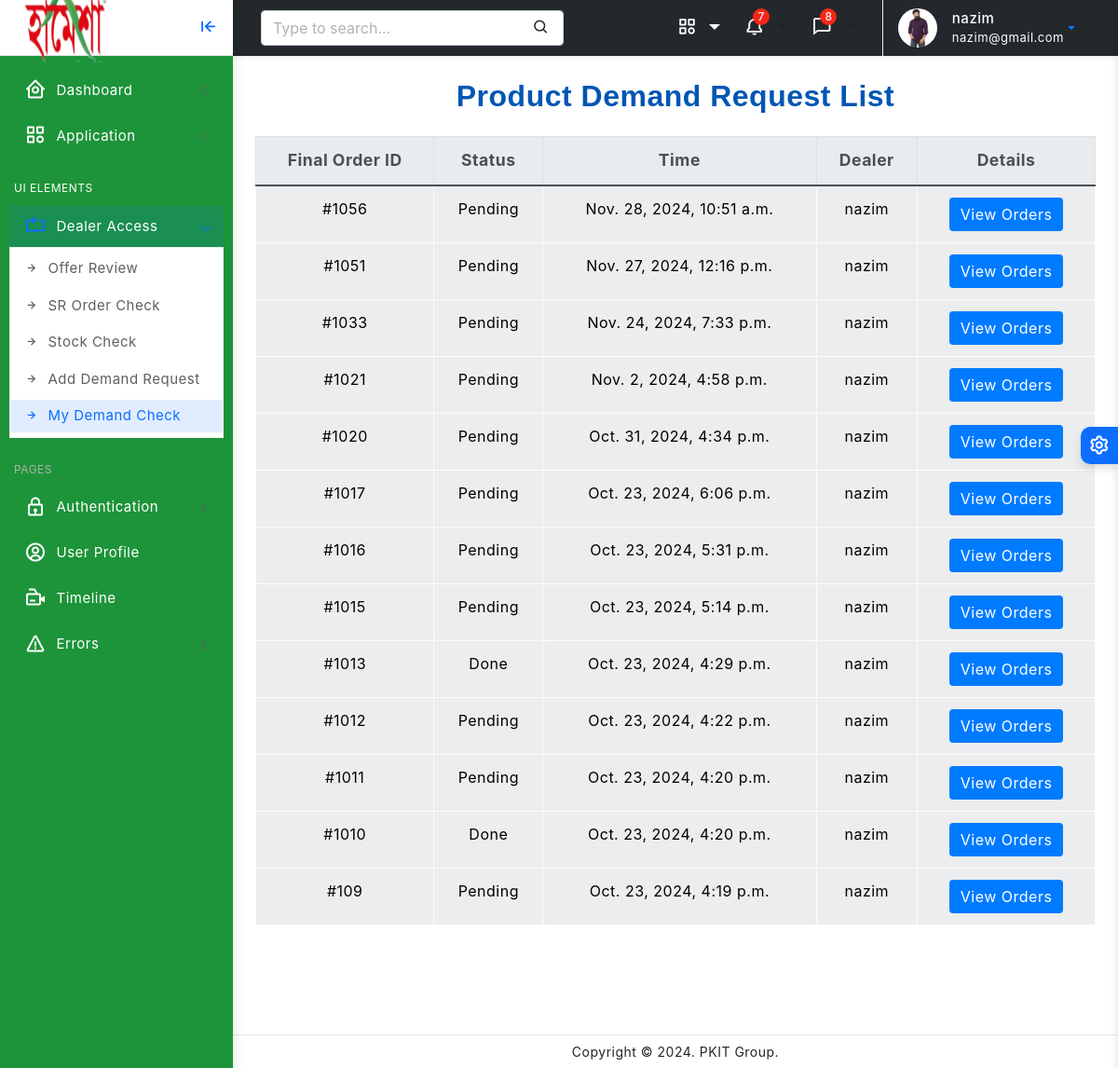
The page /demand/check/ (signed in) on the database its author committed.
### user/models.py (models this page shows, shortened)
class Profile(models.Model):
    customer = models.OneToOneField(User, on_delete=models.CASCADE)
    address = models.CharField(max_length=200)
    phone = models.CharField(max_length=50)
    image = models.ImageField(default='default.png', upload_to='profile_images')
    nid = models.CharField(max_length=20, unique=True, blank=True, null= True)
    title= models.CharField(max_length=40, blank=True, null= True)
    salary = models.DecimalField(max_digits=10, decimal_places=2, blank=True, null= True)
    joining_date = models.DateField(blank=True, null= True)
    HEAD_OFFICE = 'HEAD_OFFICE'
    FACTORY = 'FACTORY'
    OTHERS='OTHERS'
    JOB_LOCATION_CHOICES = [
        (HEAD_OFFICE, 'Head Office'),
        (FACTORY, 'Factory'),
        (OTHERS, 'others'),
    ]
    job_location = models.CharField(max_length=20, choices=JOB_LOCATION_CHOICES, blank=True, null= True)
    zones = models.ManyToManyField(Zone, blank=True, verbose_name="Dealer Zones")
    products = models.ManyToManyField(Product, blank=True, verbose_name="Dealer Products")

### dashboard/models.py (models this page shows, shortened)
class DealerOrder(models.Model):
    dealer = models.ForeignKey(User, on_delete=models.CASCADE)
    created_at = models.DateTimeField(auto_now_add=True, verbose_name="Date Created")
    status = models.CharField(max_length=20, choices=DemandStatus, default='Pending')
    products = models.ManyToManyField(DealerProductNeed, verbose_name="Select Orders")

### dashboard/decorators.py (the view)
        def wrapper(request, *args, **kwargs):
            group = None
            if request.user.groups.exists():
                group = request.user.groups.all()[0].name
            if group in allowed_roles:
                return view_func(request, *args, **kwargs)
            else:
                return HttpResponse('You are not authorized to view this page')

### dashboard/models.py (called while the page is built)
    def net_amount(self):
        if self.product is None:
            return 0
        return self.demand_quantity * self.product.product_dp

    def gross_amount(self):
        if self.product is None:
            return 0
        return self.demand_quantity * self.product.product_dp

### templates/dashboard/dealer_demand_check.html (shortened to what this page needs)
{% extends 'partials/base0.html' %}
{% load static %}
{% block content %}
<div class="page-wrapper">
    <div class="page-content">
        <h2 class="text-center mb-4">Product Demand Request List</h2>
        <table class="table table-hover table-striped table-bordered">
            <thead class="thead-light">
                <tr>
                    <th scope="col">Final Order ID</th>
                    <th scope="col">Status</th>
                    <th scope="col">Time</th>
                    <th scope="col">Dealer</th>
                    <th scope="col">Details</th>
                </tr>
            </thead>
            <tbody>
                {% for final_order in final_orders %}
                <tr class="table-light">
                    <td>#10{{ final_order.id }}</td>
                    <td>{{ final_order.status }}</td>
                    <td>{{ final_order.created_at }}</td>
                    <td>{{ final_order.dealer }}</td>
                    <td>
                        <button type="button" class="btn btn-primary" data-toggle="collapse" data-target="#orderDetails-{{ final_order.id }}">
                            View Orders
                        </button>
                    </td>
                </tr>
                {% endfor %}
            </tbody>
        </table>
        <link rel="stylesheet" href="https://stackpath.bootstrapcdn.com/bootstrap/4.3.1/css/bootstrap.min.css">
    </div>
</div>
<br><br><br><br>
{% endblock %}

### templates/partials/base0.html (shortened to what this page needs)
<!doctype html>
<html lang="en">
{% load static %}
<head>
	<link href="{% static 'assets/plugins/vectormap/jquery-jvectormap-2.0.2.css' %}" rel="stylesheet"/>
	<link href="{% static 'assets/plugins/simplebar/css/simplebar.css' %}" rel="stylesheet" />
	<link href="{% static 'assets/plugins/perfect-scrollbar/css/perfect-scrollbar.css' %}" rel="stylesheet" />
	<link href="{% static 'assets/plugins/metismenu/css/metisMenu.min.css' %}" rel="stylesheet" />
	<link href="{% static 'assets/css/pace.min.css' %}" rel="stylesheet" />
	<link href="{% static 'assets/css/bootstrap.min.css' %}" rel="stylesheet">
	<link href="{% static 'assets/css/app.css' %}" rel="stylesheet">
	<link href="{% static 'assets/css/icons.css' %}" rel="stylesheet">
	<link rel="stylesheet" href="{% static 'assets/css/dark-theme.css' %}" />
	<link rel="stylesheet" href="{% static 'assets/css/semi-dark.css' %}" />
	<link rel="stylesheet" href="{% static 'assets/css/header-colors.css' %}" />
		<link rel="stylesheet" href="https://use.fontawesome.com/releases/v5.15.2/css/all.css"
>
</head>
<body>
	<div class="wrapper">
		<div class="sidebar-wrapper" data-simplebar="true" style="background-color: #1d9439; " >
			<div class="sidebar-header">
				<div>
					<img src="{% static 'assets/images/logo.png' %}" class="logo-icon" alt="logo icon" style="width: 110px; height: 70;">
				</div>
				<div class="toggle-icon ms-auto"><i class='bx bx-arrow-to-left'></i>
				</div>
			</div>
			<ul class="metismenu" id="menu" >
				<li>
					{% if is_dealer %}
					<a href="{% url 'sr-order' %}" class="has-arrow">
						<div style="color: #FFFFFF; "class="parent-icon"><i class='bx bx-home-circle'></i>
						</div>
						<div class="menu-title" style="color: #FFFFFF;">Dashboard</div>
					</a>
                    {% endif %}
				</li>
				<li>
					<a href="javascript:;" class="has-arrow">
						<div  style="color: #FFFFFF; " class="parent-icon"><i class="bx bx-category"></i>
						</div>
						<div class="menu-title" style="color: #FFFFFF;">Application</div>
					</a>
				</li>
				<li class="menu-label" style="color: #FFFFFF;">UI Elements</li>
				{% if is_dealer %}
				<li>
					<a class="has-arrow" href="javascript:;">
						<div class="parent-icon"><i class="bx bx-repeat"></i>
						</div>
						<div class="menu-title" style="color: #FFFFFF;">Dealer Access</div>
					</a>
					<ul>
						<li> <a href="{% url 'active_offer_list' %}"><i class="bx bx-right-arrow-alt"></i>Offer Review</a>
						<li> <a href="{% url 'sr-order' %}"><i class="bx bx-right-arrow-alt"></i>SR Order Check</a></li>
						<li> <a href="{% url 'user_stocks' %}"><i class="bx bx-right-arrow-alt"></i>Stock Check</a></li>
						<li> <a href="{% url 'demand' %}"><i class="bx bx-right-arrow-alt"></i>Add Demand Request </a>
						<li> <a href="{% url 'demand_check' %}"><i class="bx bx-right-arrow-alt"></i>My Demand Check</a>
						</li>
					</ul>
				</li>
				{% endif %}
				<li class="menu-label">Pages</li>
				<li>
					<a class="has-arrow" href="javascript:;">
						<div style="color: #FFFFFF; " class="parent-icon"><i class="bx bx-lock"></i>
						</div>
						<div style="color: #FFFFFF; " class="menu-title">Authentication</div>
					</a>
				</li>
				<li>
					<a href="{% url 'user-profile' %}">
						<div style="color: #FFFFFF; " class="parent-icon"><i class="bx bx-user-circle"></i>
						</div>
						<div class="menu-title" style="color: #FFFFFF;">User Profile</div>
					</a>
				</li>
				<li>
					<a href="#">
						<div style="color: #FFFFFF; " class="parent-icon"> <i class="bx bx-video-recording"></i>
						</div>
						<div class="menu-title" style="color: #FFFFFF;">Timeline</div>
					</a>
				</li>
				<li>
					<a class="has-arrow" href="javascript:;">
						<div style="color: #FFFFFF; "  class="parent-icon"><i class="bx bx-error"></i>
						</div>
						<div class="menu-title" style="color: #FFFFFF;">Errors</div>
					</a>
				</li>
			</ul>
		</div>
		<header>
			<div class="topbar d-flex align-items-center"  style="background-color:#23282c;" >
				<nav class="navbar navbar-expand">
					<div class="search-bar flex-grow-1">
						<div class="position-relative search-bar-box">
							<input type="text" class="form-control search-control" placeholder="Type to search..."> <span class="position-absolute top-50 search-show translate-middle-y"><i class='bx bx-search'></i></span>
						</div>
					</div>
					<div class="top-menu ms-auto">
						<ul class="navbar-nav align-items-center">
							<li class="nav-item dropdown dropdown-large">
								<a style="color: white;" class="nav-link dropdown-toggle dropdown-toggle-nocaret" href="#" role="button" data-bs-toggle="dropdown" aria-expanded="false">	<i class='bx bx-category'></i>
								</a>
							</li>
							<li class="nav-item dropdown dropdown-large">
								<a class="nav-link dropdown-toggle dropdown-toggle-nocaret position-relative" href="#" role="button" data-bs-toggle="dropdown" aria-expanded="false"> <span class="alert-count">7</span>
									<i style="color: white;" class='bx bx-bell'></i>
								</a>
							</li>
							<li class="nav-item dropdown dropdown-large">
								<a class="nav-link dropdown-toggle dropdown-toggle-nocaret position-relative" href="#" role="button" data-bs-toggle="dropdown" aria-expanded="false"> <span class="alert-count">8</span>
									<i style="color: white;" class='bx bx-comment'></i>
								</a>
							</li>
						</ul>
					</div>
					<div class="user-box dropdown">
						<a class="d-flex align-items-center nav-link dropdown-toggle dropdown-toggle-nocaret" href="#" role="button" data-bs-toggle="dropdown" aria-expanded="false">
							<img src="{{ user.profile.image.url }}" class="user-img" alt="user avatar">
							<div class="user-info ps-3">
								<p style="color: white;" class="user-name mb-0">{{ user.username }}</p>
								<p style="color: white;" class="designattion mb-0">{{ user.email }}</p>
							</div>
						</a>
					</div>
				</nav>
			</div>
		</header>
        {% block content %}
        {% endblock %}
		<footer class="page-footer">
			<p class="mb-0">Copyright © 2024. PKIT Group.</p>
		</footer>
	</div>
	<div class="switcher-wrapper">
		<div class="switcher-btn"> <i class='bx bx-cog bx-spin'></i>
		</div>
	</div>
</body>
</html>

### templates/dashboard/dealer_demand_check.html (style rules this page uses)
h2 { font-family: 'Arial', sans-serif; font-weight: bold; color: #0056b3; }
table { background-color: #ffffff; }
th, td { text-align: center; }
thead th { background-color: #343a40; color: #ffffff; font-weight: bold; font-size: 1.1rem; text-align: center; }
tbody tr { transition: background-color 0.3s ease; }
.btn-primary { background-color: #007bff; border: none; transition: background-color 0.3s ease; }

### rows shown on the page
DealerOrder: id "56", status "Pending", created_at "Nov. 28, 2024, 10:51 a.m.", dealer "nazim"
DealerOrder: id "51", status "Pending", created_at "Nov. 27, 2024, 12:16 p.m.", dealer "nazim"
DealerOrder: id "33", status "Pending", created_at "Nov. 24, 2024, 7:33 p.m.", dealer "nazim"
DealerOrder: id "21", status "Pending", created_at "Nov. 2, 2024, 4:58 p.m.", dealer "nazim"
DealerOrder: id "20", status "Pending", created_at "Oct. 31, 2024, 4:34 p.m.", dealer "nazim"
DealerOrder: id "17", status "Pending", created_at "Oct. 23, 2024, 6:06 p.m.", dealer "nazim"
DealerOrder: id "16", status "Pending", created_at "Oct. 23, 2024, 5:31 p.m.", dealer "nazim"
DealerOrder: id "15", status "Pending", created_at "Oct. 23, 2024, 5:14 p.m.", dealer "nazim"
DealerOrder: id "13", status "Done", created_at "Oct. 23, 2024, 4:29 p.m.", dealer "nazim"
DealerOrder: id "12", status "Pending", created_at "Oct. 23, 2024, 4:22 p.m.", dealer "nazim"
DealerOrder: id "11", status "Pending", created_at "Oct. 23, 2024, 4:20 p.m.", dealer "nazim"
DealerOrder: id "10", status "Done", created_at "Oct. 23, 2024, 4:20 p.m.", dealer "nazim"
DealerOrder: id "9", status "Pending", created_at "Oct. 23, 2024, 4:19 p.m.", dealer "nazim"

### other values the page prints
{{ user.username }} "nazim"
{{ user.email }} "nazim@gmail.com"
